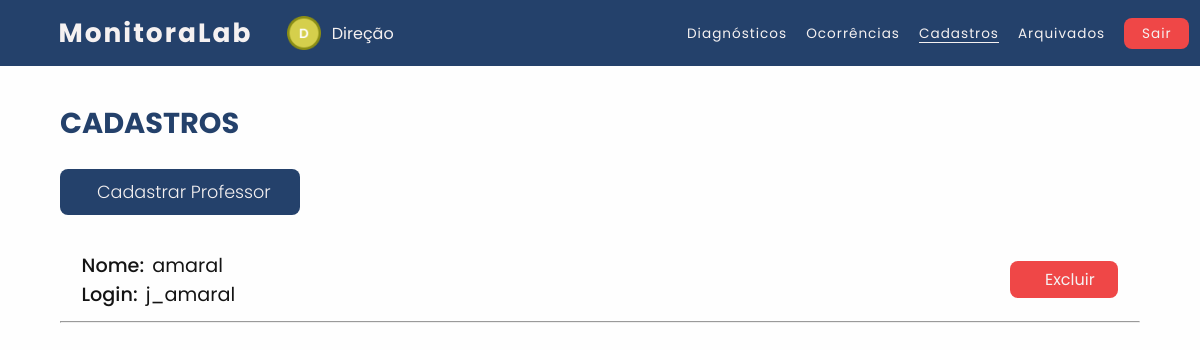
/usuarios/diretoria/professores-cadastrados.php (signed in), run on an earlier commit of the app's database.
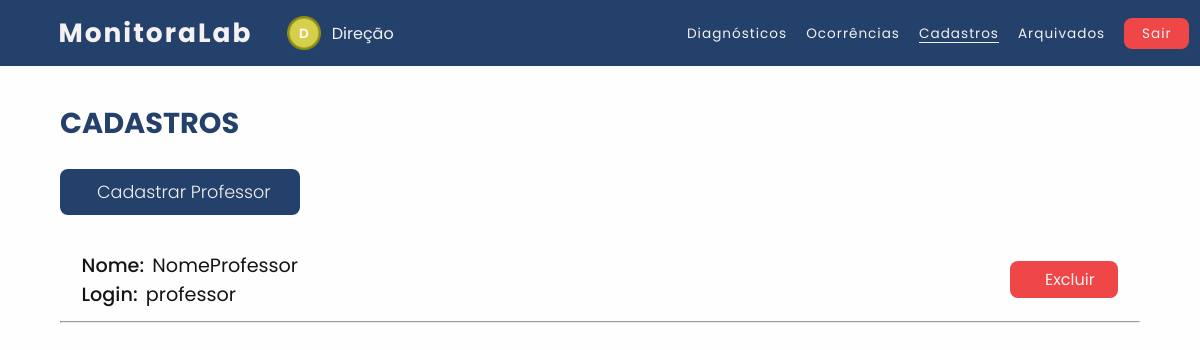
And on a later commit of the database.
### tables this page shows
CREATE TABLE professor (
  Login varchar(30) NOT NULL,
  Nome varchar(30) NOT NULL,
  Senha varchar(30) NOT NULL,
  Login_Direcao varchar(30) DEFAULT NULL
);

### usuarios/diretoria/professores-cadastrados.php (the view, shortened to what this page needs)
<?php
   $conexao = ConectarBanco();
   $sql_query = $conexao->query("SELECT `Login`, `Nome` FROM `professor`") or die ($conexao->error);
?>
<!DOCTYPE html>
<html lang="pt-br">
<head>
    <link rel="stylesheet" type="text/css" href="../../css/navbar.css"><link rel="preconnect" href="https://fonts.googleapis.com">
    <link rel="stylesheet" type="text/css" href="../../css/cadastros.css"><link rel="preconnect" href="https://fonts.googleapis.com">
    <link rel="stylesheet" href="../../css/fonte-alert.css">
    <link rel="stylesheet" type="text/css" href="../../css/icone-tema.css">
</head>
<body id="body">
    <nav>
        <h1 class="logo">MonitoraLab</h1>
        <img src="../../icons/icone-direcao.png" class="icone-usuario">
        <div class="usuario">Direção</div>
        <ul>
            <li><a class="nav-li" href="inicio.php">Diagnósticos</a></li>
            <li><a class="nav-li" href="ocorrencias.php">Ocorrências</a></li>
            <li><a class="active" href="">Cadastros</a></li>
            <li><a class="nav-li" href="ocorrencias-arquivadas.php?problema=&data=&lab=">Arquivados</a></li>
            <li><a class="Btn-Sair" onclick="Sair()" style="cursor: pointer;">Sair</a> </li>
        </ul>
    </nav>
    <h1 class="titulo">CADASTROS</h1>
    <a href="cadastrar-professor.php" class="Cadastrar">
        <div class="Btn-Cadastrar">Cadastrar Professor</div>
    </a>
    <?php
        while ($professor = $sql_query->fetch_assoc())
        {
    ?>
    <div class="cadastrados">
        <div class="caixa-1">
            <div class="dados">
                <div class="nome">
                    <p class="sub-titulos">Nome:</p>
                    <div class="nome-usu">
                        <?php echo $professor['Nome']; ?>
                    </div>
                </div>
                <div class="login">
                    <p class="sub-titulos">Login:</p>
                    <div class="login-usu">
                        <?php echo $professor['Login']; ?>
                    </div>
                </div>
            </div>
            <a href="#" class="Btn-Excluir" onclick="ExcluirUsuario(this)" var-login="<?php echo
                $professor['Login']; ?>" style="cursor: pointer;">
                 Excluir</a>
        </div>
        <hr>
    </div>
    <?php
        }
    ?>
    </body>
</html>

### css/navbar.css (style rules this page uses)
nav { background-color: var(--azul-1); color: var(--branco-1); padding: 1.1% 2%; display: flex; align-items: center; }
.logo { font-family: 'Poppins', sans-serif; font-size: 165%; font-weight: bold; letter-spacing: 2px; margin-left: 2%; }
.icone-usuario { margin-left: 3%; margin-right: 0.4%; width: 3%; }
.usuario { font-family: 'Poppins', sans-serif; font-size: 100%; margin-left: 0.5%; }
nav ul { position: absolute; margin-left: 54%; }
nav ul li { display: inline-block; line-height: 80%; margin-left: 15px; }
nav ul li a { color: var(--branco-1); font-family: 'Poppins', sans-serif; font-size: 85%; letter-spacing: 1px; line-height: 20%; position: relative; font-weight: 400; }
.nav-li::after { content: " "; width: 0%; height: 1px; background-color: var(--branco-1); position: absolute; bottom: 0; left: 0; transition: 0.2s ease-in-out; }
.active::after { content: " "; width: 100%; height: 1px; background-color: var(--branco-1); position: absolute; bottom: 0; left: 0; }
.Btn-Sair { background-color: var(--vermelho-1); padding: 20% 60%; border-radius: 8px; }

### css/cadastros.css (style rules this page uses)
html { min-height: 100vh; }
* { margin: 0; padding: 0; text-decoration: none; list-style: none; }
body { background: var(--fundo); }
.titulo { font-family: 'Poppins', sans-serif; color: var(--h2); margin: 3% 0 2% 5%; font-size: 180%; }
a.Cadastrar { display: flex; align-items: center; font-family: 'Poppins', sans-serif; background-color: var(--azul-1); color: var(--branco-1); padding: 0.8% 2%; margin: 2% 5% 3% 5%; border-radius: 8px; width: 16%; cursor: pointer; text-align: center; justify-content: center; }
.Btn-Cadastrar { font-size: 110%; font-weight: 300; margin-left: 4%; }
.caixa-1 { margin: 1% 5%; display: flex; justify-content: space-between; }
.dados { font-family: 'Poppins', sans-serif; width: 76%; margin-left: 2%; }
.sub-titulos { font-weight: 500; font-size: 120%; color: var(--titulo-dados); }
.nome { display: flex; }
.nome-usu { font-size: 120%; margin-left: 1%; color: var(--dados); }
.login { display: flex; color: var(--dados); }
.login-usu { font-size: 120%; margin-left: 1%; color: var(--dados); }
hr { margin: 0 5%; }
.Btn-Excluir { background-color: var(--vermelho-1); color: var(--branco-1); font-family: 'Poppins', sans-serif; border-radius: 8px; float: right; cursor: pointer; width: 10%; margin: 1% 2%; display: flex; align-items: center; justify-content: center; }

### css/cores.css (style rules this page uses)
.tema-claro, :root { --azul-1: #24416B; --azul-2:#5E93E0; --branco-1: #f5f1f1; --vermelho-1: #EF4747; --vermelho-2: #d83b3b; --amarelo-1:#DDD73C; --preto-1: #000000; --cinza-1: #939393; --cinza-2: #7d7d7d4c; --cinza-3: #7d7d7d; --cinza-4: #4e4e4eb4; --preto-2: #0000001c; --preto-3: #141414; --icone: #fefefe; --fundo: #fefefe; --fundo-botao: #24416B; --h2: #24416B; --titulo-dados: #141414; --voltar: #090808; --titulo: #24416B; --dados: #141414; --ver-diag: #24416B; --caixa: #fefefe; --borda-caixa: #4e4e4eb4; --sombra: #0000001c; --texto-branco:#fefefe; --txt: #4e4e4eb4; --txt-hover: #7d7d7d4c; --miniatura:#4e4e4eb4; }
.tema-escuro, :root { --icone: #fefefe; --fundo: #091932; --fundo-botao: #091932; --h2: #fefefe; --titulo-dados: #e9e5e5; --voltar: #fefefe; --titulo: #fefefe; --dados: #fefefe; --ver-diag: #bdbdbd; --caixa: #24416B; --borda-caixa:#fefefe; --sombra: #fefefe14; --texto-branco:#fefefe; --txt: #4e4e4eb4; --miniatura: #fefefe; }

### usuarios/diretoria/professores-cadastrados.php (style rules this page uses)
body { visibility: hidden; }

What changed in the data, as far as the page shows it:
removed professor: Nome "amaral", Login "j_amaral"
added professor: Nome "NomeProfessor", Login "professor"
